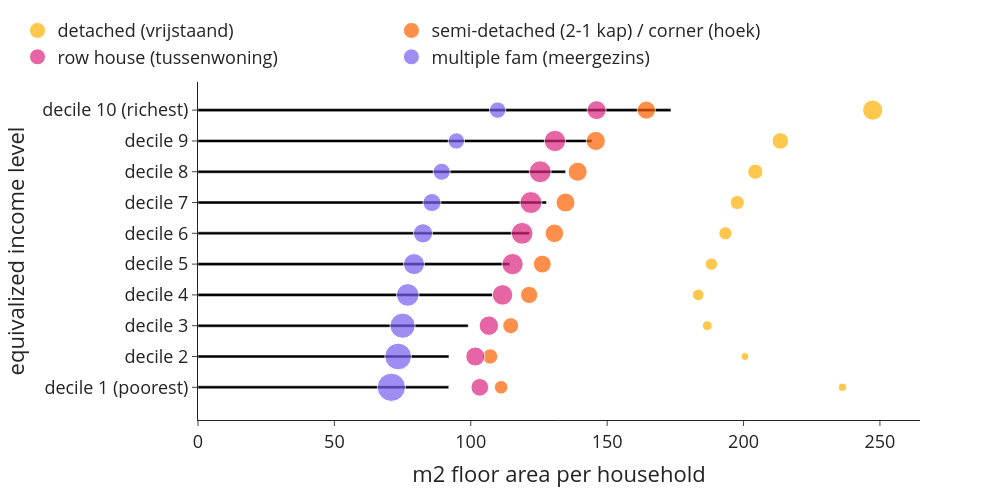

The notebook cell saved with this chart:
### Code cell
bubblechart((use['size'+year+'_w1']*use['n_hhd']), use['n_hhd'], use['n_hhd'], 0, 1, 'm2 floor area per household', 'equivalized income level', 'm2_per_hhd_inc_type')

### Figure 1 — Plotly figure (JSON) as saved in the notebook; plotly's stock layout.template omitted (floating-point values rounded to 4 significant figures)
{"data": [{"alignmentgroup": "True", "hovertemplate": "m2 floor area per household=%{x}<br>equivalized income level=%{y}<extra></extra>", "legendgroup": "", "marker": {"color": "#000000", "pattern": {"shape": ""}}, "name": "", "offsetgroup": "", "orientation": "h", "showlegend": false, "textposition": "auto", "type": "bar", "x": [91.93, 92.0, 99.05, 108.0, 114.3, 121.5, 127.7, 134.8, 144.4, 173.4], "xaxis": "x", "y": ["decile 1 (poorest)", "decile 2", "decile 3", "decile 4", "decile 5", "decile 6", "decile 7", "decile 8", "decile 9", "decile 10 (richest)"], "yaxis": "y"}, {"legendrank": 0, "marker": {"color": "#ffb000", "size": [36355, 30840, 51695, 73830, 81810, 94870, 107370, 124655, 148020, 218310], "sizemin": 4, "sizemode": "area", "sizeref": 1079.0}, "mode": "markers", "name": "detached (vrijstaand)", "showlegend": true, "type": "scatter", "x": [236.3, 200.5, 186.7, 183.4, 188.2, 193.4, 197.7, 204.3, 213.5, 247.3], "y": ["decile 1 (poorest)", "decile 2", "decile 3", "decile 4", "decile 5", "decile 6", "decile 7", "decile 8", "decile 9", "decile 10 (richest)"]}, {"legendrank": 1, "marker": {"color": "#fe6100", "size": [99175, 125630, 138465, 161155, 172830, 185810, 193630, 196775, 197530, 178785], "sizemin": 4, "sizemode": "area", "sizeref": 1079.0}, "mode": "markers", "name": "semi-detached (2-1 kap) / corner (hoek)", "showlegend": true, "type": "scatter", "x": [111.1, 107.1, 114.6, 121.4, 126.2, 130.6, 134.7, 139.2, 145.8, 164.4], "y": ["decile 1 (poorest)", "decile 2", "decile 3", "decile 4", "decile 5", "decile 6", "decile 7", "decile 8", "decile 9", "decile 10 (richest)"]}, {"legendrank": 2, "marker": {"color": "#dc267f", "size": [169390, 196865, 203980, 227110, 244090, 255915, 259785, 258160, 246770, 194175], "sizemin": 4, "sizemode": "area", "sizeref": 1079.0}, "mode": "markers", "name": "row house (tussenwoning)", "showlegend": true, "type": "scatter", "x": [103.3, 101.7, 106.6, 111.6, 115.3, 118.8, 122.1, 125.5, 130.9, 146.1], "y": ["decile 1 (poorest)", "decile 2", "decile 3", "decile 4", "decile 5", "decile 6", "decile 7", "decile 8", "decile 9", "decile 10 (richest)"]}, {"legendrank": 3, "marker": {"color": "#785ef0", "size": [431690, 383500, 342270, 274595, 237750, 200040, 175930, 157110, 144275, 145370], "sizemin": 4, "sizemode": "area", "sizeref": 1079.0}, "mode": "markers", "name": "multiple fam (meergezins)", "showlegend": true, "type": "scatter", "x": [70.89, 73.37, 75.0, 76.9, 79.19, 82.49, 85.78, 89.33, 94.72, 109.8], "y": ["decile 1 (poorest)", "decile 2", "decile 3", "decile 4", "decile 5", "decile 6", "decile 7", "decile 8", "decile 9", "decile 10 (richest)"]}], "layout": {"bargap": 0.9, "barmode": "relative", "font": {"size": 18}, "height": 500, "legend": {"orientation": "h", "tracegroupgap": 0, "x": -0.25, "xanchor": "left", "y": 1.02, "yanchor": "bottom"}, "margin": {"t": 60}, "width": 1000, "xaxis": {"anchor": "y", "domain": [0, 1], "title": {"text": "m2 floor area per household"}}, "yaxis": {"anchor": "x", "domain": [0, 1], "title": {"text": "equivalized income level"}}}}
